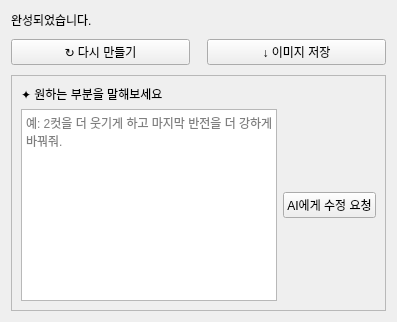
<?xml version="1.0" encoding="UTF-8"?>
<ui version="4.0">
 <class>ResultSection</class>
 <widget class="QWidget" name="ResultSection">
  <layout class="QVBoxLayout" name="verticalLayout">
   <property name="spacing"><number>10</number></property>
   <item><widget class="QLabel" name="resultLabel"><property name="text"><string>완성되었습니다.</string></property></widget></item>
   <item><layout class="QHBoxLayout" name="quickActions">
    <item><widget class="QPushButton" name="regenerateButton"><property name="text"><string>↻ 다시 만들기</string></property></widget></item>
    <item><spacer name="actionSpacer"><property name="orientation"><enum>Qt::Horizontal</enum></property><property name="sizeType"><enum>QSizePolicy::Expanding</enum></property></spacer></item>
    <item><widget class="QPushButton" name="saveButton"><property name="text"><string>↓ 이미지 저장</string></property></widget></item>
   </layout></item>
   <item><widget class="QFrame" name="revisionFrame"><property name="frameShape"><enum>QFrame::StyledPanel</enum></property><layout class="QVBoxLayout" name="revisionLayout">
    <item><widget class="QLabel" name="revisionLabel"><property name="text"><string>✦ 원하는 부분을 말해보세요</string></property></widget></item>
    <item><layout class="QHBoxLayout" name="revisionInputLayout">
     <item><widget class="QPlainTextEdit" name="revisionEdit"><property name="placeholderText"><string>예: 2컷을 더 웃기게 하고 마지막 반전을 더 강하게 바꿔줘.</string></property><property name="maximumHeight"><number>82</number></property></widget></item>
     <item><widget class="QPushButton" name="revisionButton"><property name="text"><string>AI에게 수정 요청</string></property><property name="minimumHeight"><number>54</number></property></widget></item>
    </layout></item>
   </layout></widget></item>
  </layout>
 </widget>
</ui>
